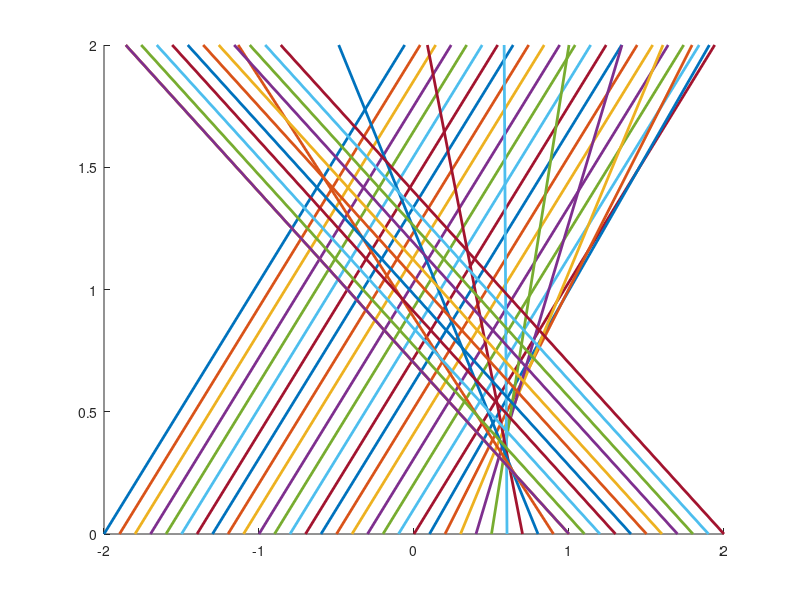

MATLAB code to generate this figure:
function problem3a
X0 = -2:0.1:2;
figure; hold on
for i=1:20
    x2 = 2*0.97+X0(i);
    plot([X0(i) x2],[0 2],'LineWidth',2)
end
for i = 21:31
    x2 = 2*(1-3*(0.1+0.8*X0(i))^2)+X0(i);
    plot([X0(i) x2],[0 2],'LineWidth',2)
end
for i = 31:41
    x2 = -1.43*2+X0(i);
    plot([X0(i) x2],[0 2],'LineWidth',2)
end
end